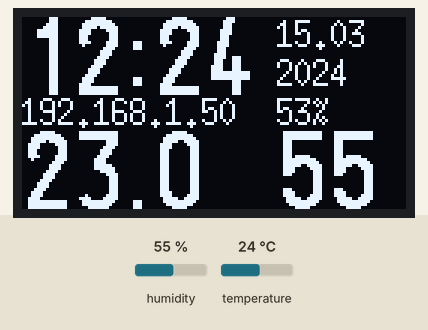
Simulated run of this sketch. Board: ESP8266 (NodeMCU). On the bench: 128×64 one-colour display. Inputs (shaded band) come from the test bench; at power-on: humidity 55 %, temperature 24 °C. WiFi joins after 1.5 s; servers stay silent unless stated; what the sketch prints to the serial monitor is not drawn.

Above: at 3.0 s.
3.1 s: humidity set to 22 %
At 3.7 s:
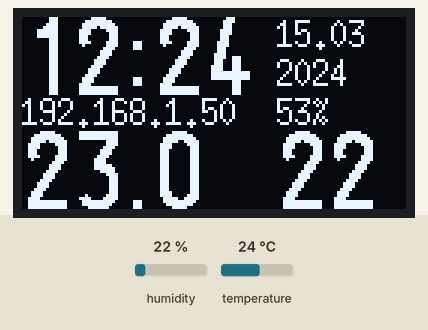
4.6 s: temperature set to 12 °C
At 5.8 s:
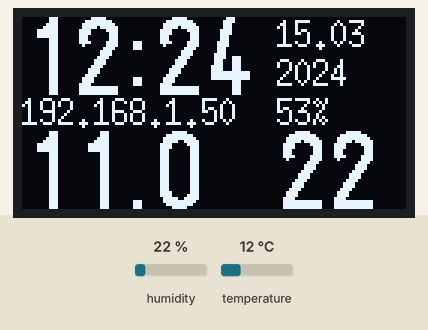
6.1 s: humidity set to 40 %
At 6.6 s:
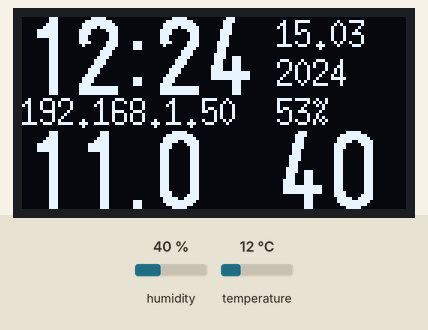
7.6 s: temperature set to 19 °C
At 8.7 s:
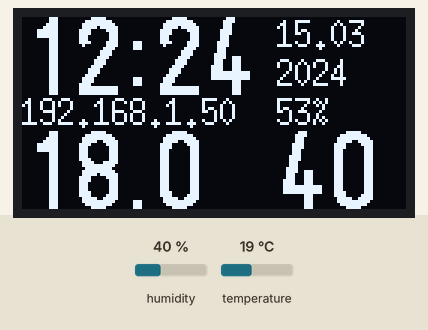
Timing chart, 0 to 10.6 s (numbered marks = the images above; inputs shaded):
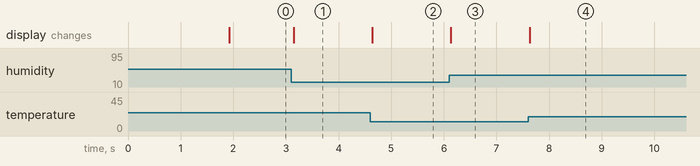

The sketch:

BLYNK_WEB_ESP01_BME280_SSD1107_WifiManager.ino
```cpp
#include <Arduino.h>
#include <Wire.h>
#include <WiFiUdp.h>
#include <WiFiManager.h>
#include <DNSServer.h>
#include <TimeLib.h>
#include <BlynkSimpleEsp8266.h>
#include <Adafruit_BME280.h>
//#include <Adafruit_AHT10.h>
#include <U8g2lib.h>

#define SDA 0
#define SCL 2

//U8G2_R0  No rotation, landscape
//U8G2_R1 90 degree clockwise rotation
//U8G2_R2 180 degree clockwise rotation
//U8G2_R3 270 degree clockwise rotation

U8G2_SH1107_64X128_F_HW_I2C u8g2(U8G2_R3, U8X8_PIN_NONE);

// Set web server port number to 80
ESP8266WebServer server(80);

static const char ntpServerName[] = "ntp.comnet.bg";

int timeZone = 2; // Central European Time

WiFiUDP Udp;
unsigned int localPort = 8888;  // local port to listen for UDP packets

time_t getNtpTime();
//void sendNTPpacket(IPAddress &address);

time_t prevDisplay = 0; // when the digital clock was displayed

//Adafruit_AHT10 aht;
Adafruit_BME280 bme;

float aht10_Temperature;
float aht10_Humidity;

char timeToString[8];
char dateToString[8];
char timeToStr[8];

//char auth[] = "Po-oapMzZwHgRlX5zVnI8OKSfkvxjZHC"; //zdravko
char auth[] = "OZjty6US2AUwzBcQEmZIY1icI1O7LItm"; //georgi
//char auth[] = "1a589190cd0e42caa727ea338ed16790"; // zefir

uint32_t apiChipId = ESP.getChipId();
int rssi;
int rssiMin = -90; // define maximum strength of signal in dBm
int rssiMax = -30; // define minimum strength of signal in dBm

WiFiManager wifiManager;
//sensors_event_t humidity, temp;

void setup(void)
{
  Wire.begin(SDA, SCL);

  u8g2.begin();
  bme.begin(0x76);


  u8g2.clearBuffer();
  u8g2.setContrast(16); // 0-255
  u8g2.setFont(u8g2_font_6x13_tf);

  u8g2.setCursor(0, 10);
  u8g2.print("Connect to ");
  u8g2.print("ESP_");
  u8g2.print(apiChipId, HEX);
  u8g2.sendBuffer();

  WiFi.mode(WIFI_STA); // explicitly set mode, esp defaults to STA+AP
  wifiManager.autoConnect();

  if (wifiManager.autoConnect() != false) // reset if last wifi is not found :)
  {
    server.on("/", handle_OnConnect);
    server.onNotFound(handle_NotFound);
    server.begin();
    WiFi.hostname("ESP01-AHT10");
    Udp.begin(localPort);
    setSyncProvider(getNtpTime);
    setSyncInterval(300);
    Blynk.config(auth);
    Blynk.connect();

  }

  else
    wifiManager.resetSettings(); // resetSettings
  //  aht.begin();
}

void loop(void)
{
  //  aht.getEvent(&humidity, &temp);
  //  aht10_Temperature = temp.temperature;
  //  aht10_Humidity = humidity.relative_humidity;

  aht10_Humidity = bme.readHumidity();
  aht10_Temperature = bme.readTemperature() - 1;


  rssi = map(WiFi.RSSI(), rssiMin, rssiMax, 0, 100); //rssi to %

  getTimeNow();
  sprints();
  oledPrint();

  server.handleClient();

  Blynk.run();
  Blynk.virtualWrite(V1, aht10_Temperature);  //Blynk V1 is for Temperature
  Blynk.virtualWrite(V2, aht10_Humidity);     //Blynk V2 is for Humidity
  Blynk.virtualWrite(V3, rssi);               //Blynk V2 is for RSSI
  //  delay(500);
}

void oledPrint()
{
  u8g2.clearBuffer();
  u8g2.setContrast(0); // 0-255
  u8g2.setFont(u8g2_font_logisoso26_tn);

  u8g2.setCursor(0, 26);
  u8g2.print(timeToString);

  u8g2.setCursor(0, 64);
  u8g2.print(aht10_Temperature, 1);

  u8g2.setCursor(85, 64);
  u8g2.print(aht10_Humidity, 0);

  u8g2.setFont(u8g2_font_6x13_tf);
  u8g2.setCursor(85, 10);
  u8g2.print(dateToString);

  u8g2.setCursor(85, 23);
  u8g2.print(year());

  u8g2.setCursor(0, 36);
  u8g2.print(WiFi.localIP().toString());

  u8g2.setCursor(85, 36);
  u8g2.print(rssi);
  u8g2.print("%");
  u8g2.sendBuffer();
}

void getTimeNow()
{
  if (timeStatus() != timeNotSet)
  {
    if (now() != prevDisplay)
    { //update the display only if time has changed
      prevDisplay = now();
    }
  }
}
/*-------- NTP code ----------*/

const int NTP_PACKET_SIZE = 48; // NTP time is in the first 48 bytes of message
byte packetBuffer[NTP_PACKET_SIZE]; //buffer to hold incoming & outgoing packets

time_t getNtpTime()
{
  IPAddress ntpServerIP; // NTP server's ip address

  while (Udp.parsePacket() > 0) ; // discard any previously received packets
  Serial.println("Transmit NTP Request");
  // get a random server from the pool
  WiFi.hostByName(ntpServerName, ntpServerIP);
  Serial.print(ntpServerName);
  Serial.print(": ");
  Serial.println(ntpServerIP);
  sendNTPpacket(ntpServerIP);
  uint32_t beginWait = millis();
  while (millis() - beginWait < 1500) {
    int size = Udp.parsePacket();
    if (size >= NTP_PACKET_SIZE) {
      Serial.println("Receive NTP Response");
      Udp.read(packetBuffer, NTP_PACKET_SIZE);  // read packet into the buffer
      unsigned long secsSince1900;
      // convert four bytes starting at location 40 to a long integer
      secsSince1900 =  (unsigned long)packetBuffer[40] << 24;
      secsSince1900 |= (unsigned long)packetBuffer[41] << 16;
      secsSince1900 |= (unsigned long)packetBuffer[42] << 8;
      secsSince1900 |= (unsigned long)packetBuffer[43];

      return secsSince1900 - 2208988800UL + timeZone * SECS_PER_HOUR;
    }
  }
  Serial.println("No NTP Response :-(");
  return 0; // return 0 if unable to get the time
}

// send an NTP request to the time server at the given address
void sendNTPpacket(IPAddress & address)
{
  // set all bytes in the buffer to 0
  memset(packetBuffer, 0, NTP_PACKET_SIZE);
  // Initialize values needed to form NTP request
  // (see URL above for details on the packets)
  packetBuffer[0] = 0b11100011;   // LI, Version, Mode
  packetBuffer[1] = 0;     // Stratum, or type of clock
  packetBuffer[2] = 6;     // Polling Interval
  packetBuffer[3] = 0xEC;  // Peer Clock Precision
  // 8 bytes of zero for Root Delay & Root Dispersion
  packetBuffer[12] = 49;
  packetBuffer[13] = 0x4E;
  packetBuffer[14] = 49;
  packetBuffer[15] = 52;
  // all NTP fields have been given values, now
  // you can send a packet requesting a timestamp:
  Udp.beginPacket(address, 123); //NTP requests are to port 123
  Udp.write(packetBuffer, NTP_PACKET_SIZE);
  Udp.endPacket();
}

void sprints()
{
  sprintf(timeToString, "%02d:%02d", hour(), minute()); //OLED time
  sprintf(dateToString, "%02d.%02d", day(), month());   //OLED date
  sprintf(timeToStr, "%02d.%02d", hour(), minute());    //WWW
}

void handle_OnConnect()
{
  server.send(200, "text/html", SendHTML(aht10_Temperature, aht10_Humidity));
}

void handle_NotFound()
{
  server.send(404, "text/plain", "Not found");
}

String SendHTML(float t, float h)
{
  String ptr = "<!DOCTYPE html> <html>\n";
  ptr += "<head><meta name=\"viewport\" content=\"width=device-width, initial-scale=1.0, user-scalable=no\">\n";
  ptr += "<meta http-equiv=\"refresh\" content=\"60\">\n";
  ptr += "<meta name=\"author\" content=\"Zefir\">\n";
  ptr += "<title>Weather Report</title>\n";
  ptr += "<style>html { font-family: Cursive; display: inline-block; margin: 0px auto; text-align: center;}\n";
  ptr += "body{margin-top: 50px;} h1 {color: #444444;margin: 50px auto 30px;}\n";
  ptr += "p {font-size: 24px;color: #444444;margin-bottom: 10px;}\n";
  ptr += "</style>\n";
  ptr += "</head>\n";
  ptr += "<body>\n";
  ptr += "<div id=\"webpage\">\n";
  ptr += "<h1>Weather Report</h1>\n";

  ptr += "<p>Temperature: ";
  ptr += t;
  ptr += " *C</p>";

  ptr += "<p>Humidity: ";
  ptr += h;
  ptr += " %H</p>";

  ptr += "<p>Wifi Signal: ";
  ptr += rssi;
  ptr += " %</p>";

  ptr += "<p>Time: ";
  ptr += timeToStr;
  ptr += "</p>";

  ptr += "</div>\n";
  ptr += "</body>\n";
  ptr += "</html>\n";
  return ptr;
}
```

Measured:
- after the input at 3.1 s, the display: changes after 0.05 s (image 1)
- after the input at 4.6 s, the display: changes at once (image 2)
- after the input at 6.1 s, the display: changes at once (image 3)
- after the input at 7.6 s, the display: changes at once (image 4)
